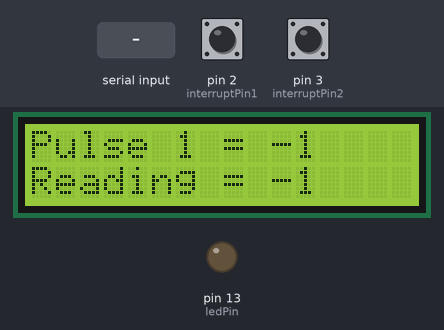
Simulated run of this sketch. Board: Arduino Uno, built with avr-gcc and run on an emulated ATmega328P. Shown: 16×2 character LCD, output pins drawn as LEDs (lit = HIGH). Inputs (shaded band) come from the test bench; at power-on: pin 2 (interruptPin1) HIGH, pin 3 (interruptPin2) HIGH. EEPROM starts erased; the modem accepts every AT command (registered, SIM ready, sends succeed) and sends nothing else; pins used as bus, display or sensor lines are not drawn; what the sketch prints to the serial monitor is not drawn.

Above: at 5.4 s.
5.5 s: pin 2 (interruptPin1) pulled LOW for 0.15 s
At 11.0 s:
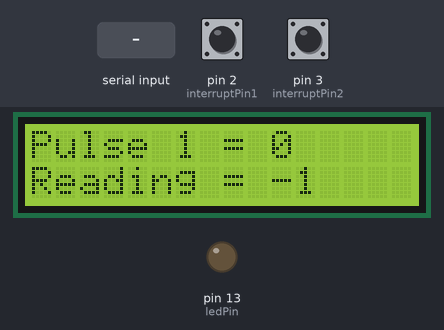
13.1 s: pin 3 (interruptPin2) pulled LOW for 0.15 s
At 14.6 s:
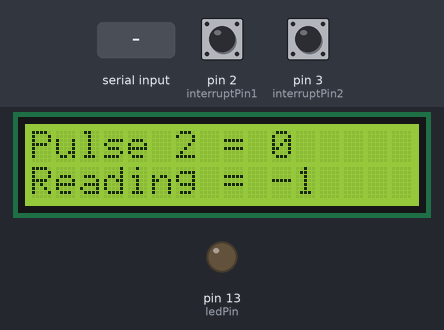
18.2 s: pin 2 (interruptPin1) pulled LOW for 1 s
At 23.4 s:
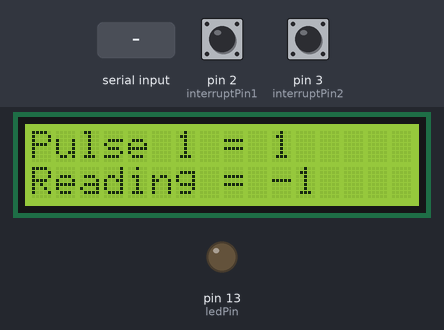
26.6 s: pin 3 (interruptPin2) pulled LOW for 1 s
At 33.4 s:
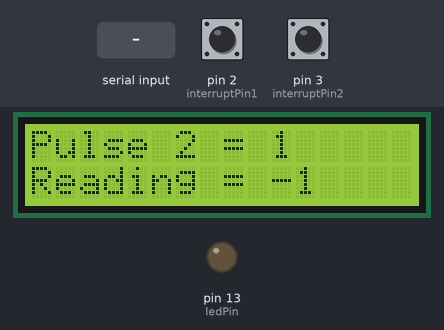
35.0 s: "+CMT:" received over the second serial link
Timing chart, 0 to 38.0 s (numbered marks = the images above; inputs shaded):
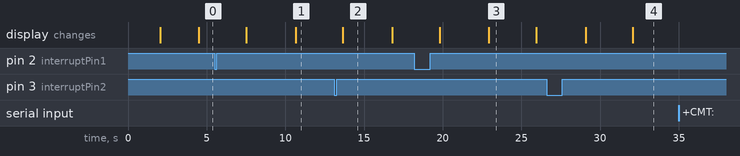

Measured:
- after the input at 5.5 s, the display: first differs from a run without the input after 5.2 s (image 1)
- after the input at 13.1 s, the display: changes after 0.56 s (image 2)
- after the input at 18.2 s, the display: first differs from a run without the input after 4.7 s (image 3)
- after the input at 26.6 s, the display: first differs from a run without the input after 5.5 s (image 4)
- what the display in image 2 shows lasts 3.1 s, from 13.7 s to 16.8 s
- what the display in image 3 shows lasts 3.0 s, from 22.9 s to 25.9 s

The sketch:

electricMeter-multiple-gsm.ino
```cpp
#include <EEPROM.h>
#include <stdio.h>
#include <DS1302.h>
#include <LiquidCrystal.h>
#include <SoftwareSerial.h>
#include <string.h>

//=========================================================
SoftwareSerial mySerial(5, 6);
// initialize the library with the numbers of the interface pins
LiquidCrystal lcd(7, 8, 12, 11, 10, 9);
//=========================================================
String response = "";
char data[64];
int count = 0;
String res = "";
int power = 4;
//=========================================================
struct Meter1 {
  int mread;
};
//=========================================================
struct Meter2 {
  int mread;
};
//=========================================================
struct Threshold {
  int th;
};
//=========================================================
struct EmPulse1 {
  int pulseCount;
};
//=========================================================
struct EmPulse2 {
  int pulseCount;
};
//=========================================================
const byte ledPin = 13;
const byte interruptPin1 = 2;
const byte interruptPin2 = 3;
volatile byte state = LOW;
int pulseCount1,pulseCount2, mread1,mread2, th1;
int eeAddress = 0;
//=========================================================
void setup() {
      powerUp();
      delay(1000);
      Serial.begin(9600);
      mySerial.begin(19200);
      lcd.begin(16, 2);
      lcd.setCursor(0, 0); // set up the LCD's number of columns and rows:
      lcd.print(" Electric Meter ");// Print a message to the LCD.
      //=====================================================================
      int eeAddress = 0;
      Meter1 mr1; //Variable to store custom object read from EEPROM.
      Meter2 mr2;
      EmPulse1 empulse1 ;
      EmPulse2 empulse2;
      Threshold Th ;

      Serial.println("=========================================================");
      Serial.println("Initialize the EEPROM");
       EEPROM.get(eeAddress, mr1);
      mread1 = mr1.mread;
      Serial.print("Meter Reading1 = ");
      Serial.println(mread1);
      //=====================================================================
      eeAddress += sizeof(Meter1);
      EEPROM.get(eeAddress, mr2);
      mread2 = mr2.mread;
      Serial.print("Meter Reading2 = ");
      Serial.println(mread2);
      //=====================================================================
      eeAddress += sizeof(Meter2);
      EEPROM.get(eeAddress, Th);
      th1 = Th.th;
      Serial.print("Threshold = ");
      Serial.println(th1);
      //=====================================================================
      eeAddress += sizeof(Threshold);
      EEPROM.get(eeAddress, empulse1);
      pulseCount1 = empulse1.pulseCount;
      Serial.print("PulseCount = ");
      Serial.println(pulseCount1);
      //=====================================================================
      eeAddress += sizeof(EmPulse1);
      EEPROM.get(eeAddress, empulse2);
      pulseCount2 = empulse2.pulseCount;
      Serial.print("PulseCount = ");
      Serial.println(pulseCount2);
      //=====================================================================
      pinMode(ledPin, OUTPUT);
      //pinMode(3, OUTPUT);
      //pinMode(interruptPin, INPUT_PULLUP);
      attachInterrupt(digitalPinToInterrupt(interruptPin1), blink, FALLING);
      attachInterrupt(digitalPinToInterrupt(interruptPin2), blink1, FALLING);
      //=====================================================================
      Serial.println("=========================================================");
      mySerial.begin(19200);    // change to your baud rate, if not auto-baud
      mySerial.println("AT+CMGF=1\r");
      delay(1000);
      mySerial.println("AT+CNMI=2,2,0,0,0");
      delay(1000);

}
//=========================================================
void loop() {
    //mySerial.println("AT+CNMI=2,2,0,0,0");
    if (mySerial.available()) {
      while (mySerial.available()) {
        data[count++] = mySerial.read();
        if (count == 64)break;
      }
      //Serial.print(data);
      response = getData();
      Serial.println(response);
      delay(100);
      res = "";
      response = "";
    }
    if (Serial.available() > 0) {
      mySerial.write(Serial.read());
    }
    //digitalWrite(ledPin, state);
    //digitalWrite(3, HIGH);
    Serial.println("=========================================================");
    Serial.print("PulseCount1 = ");
    Serial.print(pulseCount1);
    Serial.print("\tPulseCount2 = ");
    Serial.println(pulseCount2);
    Serial.print("Meter reading1 = ");
    Serial.print(mread1);
    Serial.print("\tMeter reading2 = ");
    Serial.println(mread2);
    Serial.println("=========================================================");
    //=====================================================================
    lcd.clear();
    lcd.setCursor(0, 0);
    lcd.print("Pulse 1 = ");
    lcd.print(pulseCount1);
    lcd.setCursor(0, 1);
    lcd.print("Reading = ");
    lcd.print(mread1);
    delay(3000);
    //=====================================================================
    lcd.clear();
    lcd.setCursor(0, 0);
    lcd.print("Pulse 2 = ");
    lcd.print(pulseCount2);
    lcd.setCursor(0, 1);
    lcd.print("Reading = ");
    lcd.print(mread2);
    delay(3000);
    //=====================================================================
    if (pulseCount1 >= 3200) {
      mread1++;
      Serial.println(mread1);
      delay(20);
      pulseCount1 = 0;
      writePulse1(pulseCount1);
      writeMr1(mread1);
    }
    //=====================================================================
    if (pulseCount2 >= 3200) {
      mread2++;
      Serial.println(mread2);
      delay(20);
      pulseCount2 = 0;
      writePulse2(pulseCount2);
      writeMr2(mread2);
    }
    //=====================================================================
    if (mread1 > th1) {
      th1 = th1 + 25;
      writeTh(th1);
      SendTextMessage("+919165507806",mread1,mread2);
      lcd.clear();
      lcd.print("Threshold = ");
      lcd.print(th1);
      delay(2000);
    }
    //=====================================================================

    //digitalWrite(3, LOW);
    //delay(1000);
 }

//=========================================================
void blink() {
  pulseCount1++;
  writePulse1(pulseCount1);
}
//=========================================================
void blink1() {
  pulseCount2++;
  writePulse2(pulseCount2);
}
//=========================================================
void writeMr1(int mread) {
  int eeAddress = 0;
  Meter1 mr = {mread};
  EEPROM.put(eeAddress, mr);
}
//=========================================================
void writeMr2(int mread) {
  int eeAddress = 0;
  eeAddress += sizeof(Meter1);
  Meter2 mr = {mread};
  EEPROM.put(eeAddress, mr);
}
//=========================================================
void writeTh(int th) {
  int eeAddress = 0;
  eeAddress += sizeof(Meter1);
  eeAddress += sizeof(Meter2);
  Threshold Th = {th};
  EEPROM.put(eeAddress, Th);
}
//=========================================================
void writePulse1(int p) {
  int eeAddress = 0;
  eeAddress += sizeof(Meter1);
  eeAddress += sizeof(Meter2);
  eeAddress += sizeof(Threshold);
  EEPROM.put(eeAddress, p);
}
//=========================================================
void writePulse2(int p) {
  int eeAddress = 0;
  eeAddress += sizeof(Meter1);
  eeAddress += sizeof(Meter2);
  eeAddress += sizeof(Threshold);
  eeAddress += sizeof(EmPulse1);
  EEPROM.put(eeAddress, p);
}
//=========================================================
void SendTextMessage(String mobile,int m1,int m2)
{
  String msg1 = "Meter-1 Reading : " + String(m1) +"\nMeter-2 Reading : " + String(m2);
  String SMSsenderString = "AT+CMGS=\"" + mobile + "\"\r";
  mySerial.println("AT+CMGF=1");    //Sets the GSM Module in Text Mode
  delay(1000);  // Delay of 1000 milli seconds or 1 second
  mySerial.println(String(SMSsenderString));
  delay(1000);
  mySerial.println(String(msg1));// The SMS text you want to send
  delay(500);
  mySerial.println((char)26);// ASCII code of CTRL+Z
  delay(1000);
  Serial.println("Msg send successfully...");
}
//=========================================================
String getData()           // function to clear buffer array
{
  String mob = "";
  String res = "";
  for (int i = 0; i < count; i++)
  {
    res.concat(data[i]);
    data[i] = NULL;
  }
  delay(10);
  res.trim();
  if (res.startsWith("+CMT:")) {
    mob = "";
    mob = res.substring(7, 20);
    Serial.println(mob);
    SendTextMessage(String(mob),mread1,mread2);
  }
  else if (res.startsWith("RING")) {
    mySerial.println("ATH\r");
    int pos = find_text("+91", res);
    String mob = res.substring(pos, pos + 13);
    Serial.print(mob);
    SendTextMessage(String(mob),mread1,mread2);
    delay(100);
  }
  count = 0;
  return mob;
}
//=========================================================
int find_text(String needle, String haystack) {
  int foundpos = -1;
  for (int i = 0; i <= haystack.length() - needle.length(); i++) {
    if (haystack.substring(i, needle.length() + i) == needle) {
      foundpos = i;
    }
  }
  return foundpos;
}
//=========================================================
void powerUp() {
  pinMode(power, OUTPUT);
  digitalWrite(power, HIGH);   // turn the LED on (HIGH is the voltage level)
  delay(1000);              // wait for a second
  digitalWrite(power, LOW);    // turn the LED off by making the voltage LOW              // wait for a second
}
//=========================================================
/*
  namespace {

  //   http://datasheets.maximintegrated.com/en/ds/DS1302.pdf
  const int kCePin   = 12;  // Chip Enable
  const int kIoPin   = 11;  // Input/Output
  const int kSclkPin = 10;  // Serial Clock
  // Create a DS1302 object.
  DS1302 rtc(kCePin, kIoPin, kSclkPin);

  String dayAsString(const Time::Day day) {
  switch (day) {
    case Time::kSunday: return "Sunday";
    case Time::kMonday: return "Monday";
    case Time::kTuesday: return "Tuesday";
    case Time::kWednesday: return "Wednesday";
    case Time::kThursday: return "Thursday";
    case Time::kFriday: return "Friday";
    case Time::kSaturday: return "Saturday";
  }
  return "(unknown day)";
  }

  void printTime() {
  // Get the current time and date from the chip.
  Time t = rtc.time();

  // Name the day of the week.
  const String day = dayAsString(t.day);

  // Format the time and date and insert into the temporary buffer.
  char buf[50];
  snprintf(buf, sizeof(buf), "%s %04d-%02d-%02d %02d:%02d:%02d",
           day.c_str(),
           t.yr, t.mon, t.date,
           t.hr, t.min, t.sec);

  // Print the formatted string to serial so we can see the time.
  Serial.println(buf);
  }
  }

  void timeDisplay()
  {
    Time t = rtc.time();
    // Name the day of the week.
    const String day = dayAsString(t.day);
    char buf1[15];
    char buf2[20];
    snprintf(buf1, sizeof(buf1), "%04d-%02d-%02d",t.yr, t.mon, t.date);

    snprintf(buf2, sizeof(buf2), "%s %02d:%02d",day.c_str(),t.hr, t.min);

    // Print the formatted string to serial so we can see the time.
    //Serial.println(buf1);
    //Serial.println(buf2);
    lcd.clear();
    lcd.setCursor(3,0);
    lcd.print(buf1);
    lcd.setCursor(0,1);
    lcd.print(buf2);
    delay(1000);
  }
*/
```
